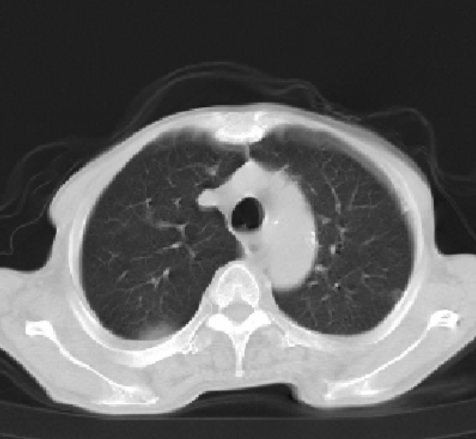
#> input picture pic1.png, 476 x 439 px
$ python Gray_pic.py
#> lines starting #> are read from the running program, lines starting #| are printed output that depends on the picture; after the words box and inside, x2 and y2 are one past the last pixel; in counts of white or black regions, pixels touching at a corner belong together
#> further down, img is the input picture: shape (439, 476, 3); min 8, max 255, mean 95.3
import cv2
import numpy as np
import matplotlib.pyplot  as plt

def grey_scale(image , x , x1 , y , y1):
#> called with x = 50, x1 = 60, y = 30, y1 = 150
    img_gray = cv2.cvtColor(image , cv2.COLOR_RGB2GRAY)
    label1 = (((img_gray <= x1) & (img_gray >=x)))
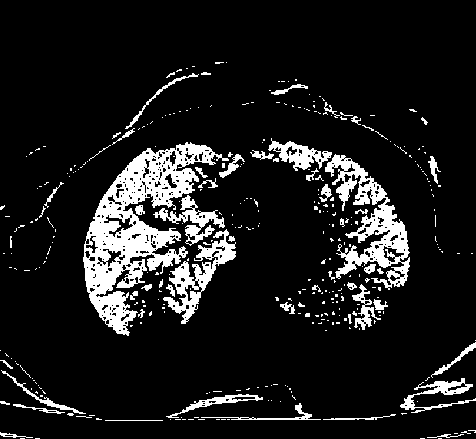
#> label1: shape (439, 476) bool; 11.3% white; 353 white regions (296 under 20 px), largest, box (x1, y1, x2, y2) and area: (83, 142, 229, 336) 9367, (325, 154, 410, 290) 3972, (163, 229, 236, 324) 1949
    label2 = ((img_gray > x1) & (img_gray <= 255))
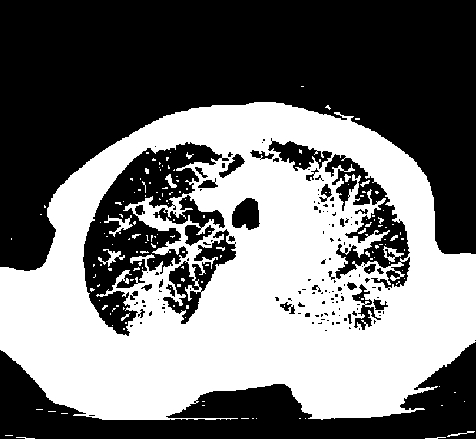
#> label2: shape (439, 476) bool; 45.5% white; 157 white regions (139 under 20 px), largest, box (x1, y1, x2, y2) and area: (0, 102, 476, 420) 93405, (104, 215, 133, 237) 193, (98, 249, 125, 267) 152
    label3 = ((img_gray >= 0) & (img_gray < x))
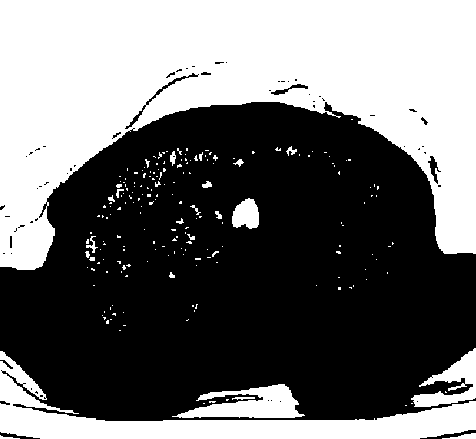
#> label3: shape (439, 476) bool; 43.2% white; 201 white regions (176 under 20 px), largest, box (x1, y1, x2, y2) and area: (0, 0, 476, 270) 72291, (0, 351, 476, 439) 11870, (172, 384, 305, 418) 2462


    image[label3] = image[label3]*(y/x) + (y - (x * (y/x)))
    image[label1] = image[label1]*((y1 - y)/(x1 -x)) +(y1 -  (x1 *((y1 - y)/(x1 -x))))
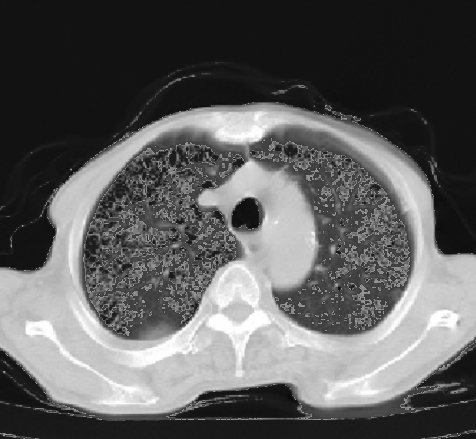
#> image: shape (439, 476, 3); min 4, max 255, mean 93.8
    image[label2] = image[label2]*((255-y1)/(255-x1))+(y1 - (x1 * ((255-y1)/(255-x1))))
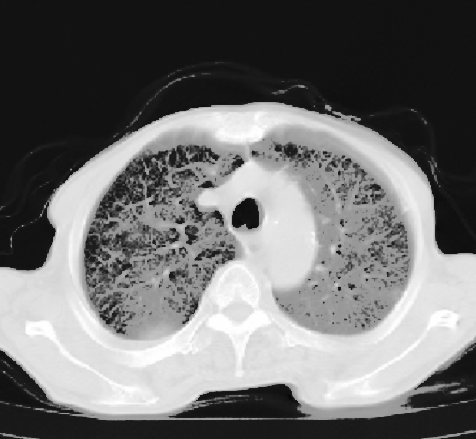
#> image: shape (439, 476, 3); min 4, max 255, mean 112.8

    hist = cv2.calcHist([image], [0], None, [256], [0, 255])
#> hist = 256 values, max 44813 at index 18, min 0 at index 0, mean 816
    plt.plot(hist)
    plt.show()
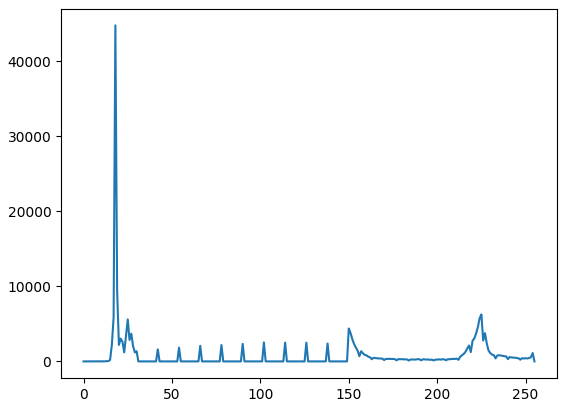
#> figure drawn by matplotlib, 1 panel; curve peaks at x = 18, y = 44813
    cv2.imshow("Image" , image)
    cv2.waitKey(0)
    #k=105/215 = 0.488

def open_window(image , x , x1):
    img_gray = cv2.cvtColor(image, cv2.COLOR_RGB2GRAY)
    label1 = ((img_gray >= 0) & (img_gray < x))
    label2 = ((img_gray > x1) & (img_gray <= 255))
    image[label1] = 0
    image[label2] = 0
    hist = cv2.calcHist([image], [0], None, [256], [0, 255])
    plt.plot(hist)
    plt.show()
    cv2.imshow("Image", image)
    cv2.waitKey(0)

impath = "pic1.png"
img = cv2.imread(impath)
#绘制原图以及原图灰度直方图
# hist = cv2.calcHist([img] , [0] , None , [256] , [0,255])
# plt.plot(hist)
# plt.show()


#选择骨骼灰度范围 180-210
#肌肉灰度范围40-60
#肺部灰度范围10-40

#肺部
grey_scale(img , 50 , 60, 30, 150)
#骨骼
# grey_scale(img , 175 , 220 , 175 , 255)
#肌肉
# grey_scale(img , 40 ,60 ,30 , 150)

#开窗

#肺部
# open_window(img , 50 , 60)
#骨骼
# open_window(img , 175 , 220)
#肌肉
# open_window(img , 40 ,50)
